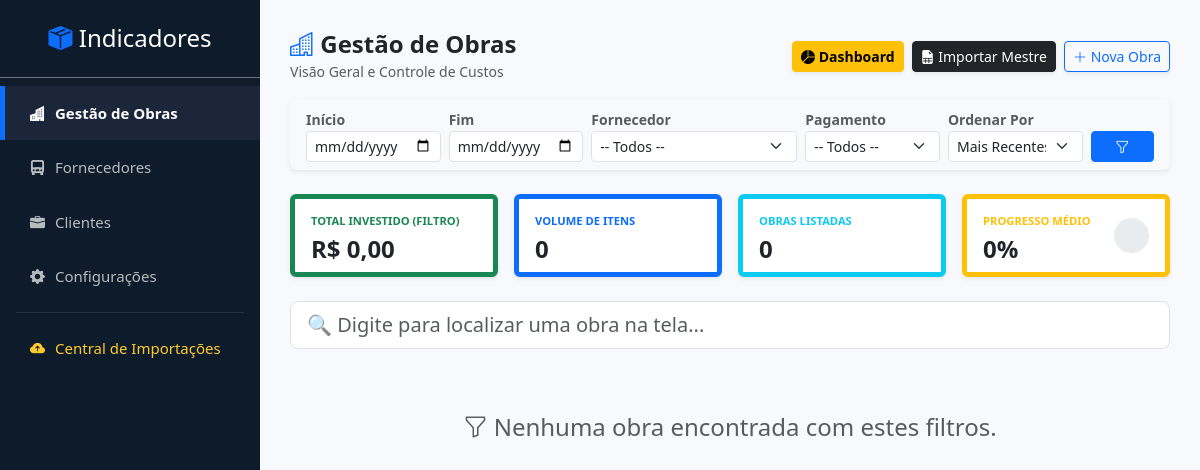
The app's page /, older data.
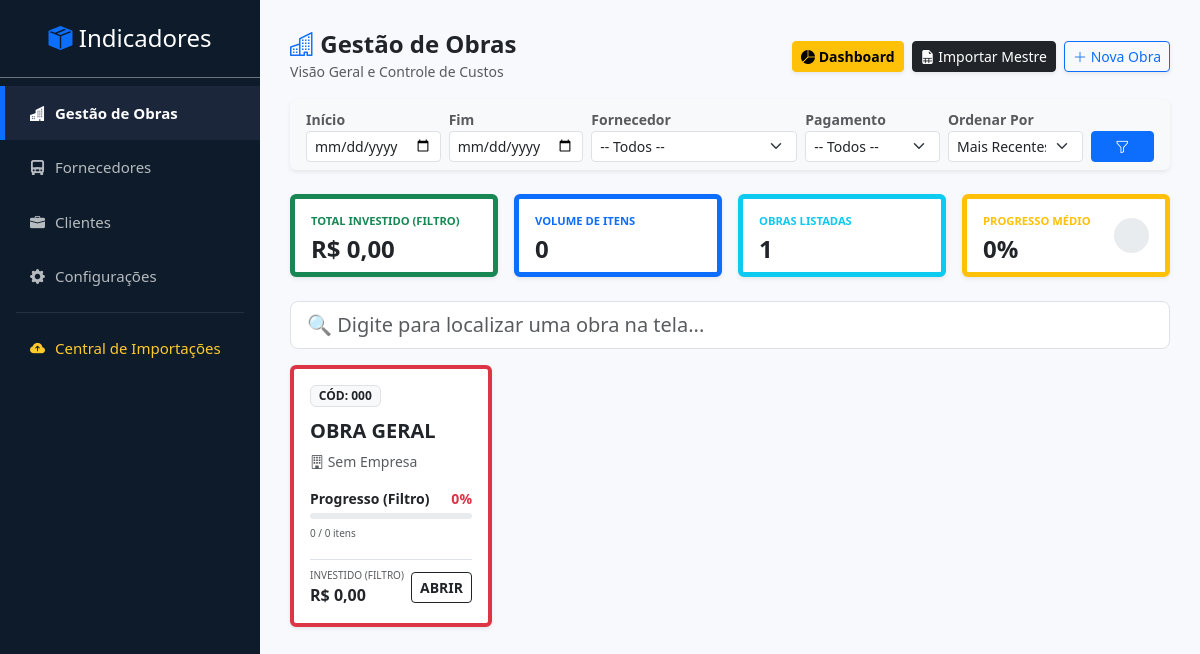
The same page, newer data.
### tables this page shows
CREATE TABLE `obras` (
  `id` int(11) NOT NULL,
  `nome` varchar(100) NOT NULL,
  `empresa_id` int(11) DEFAULT NULL,
  `codigo` varchar(50) DEFAULT NULL
);

### pages/obras.php (the view, shortened to what the changed rows need)
<?php
$dt_ini = $_GET['dt_ini'] ?? '';
$dt_fim = $_GET['dt_fim'] ?? '';
$filtro_ordem = $_GET['ordem'] ?? 'cod_desc';
$where_pedidos = "WHERE 1=1";
$params = [];
switch ($filtro_ordem) {
    default:           $sql_order = "o.codigo DESC";
}
$sql = "SELECT
            o.id,
            o.codigo,
            o.nome,
            COALESCE(e.nome, 'Sem Empresa') as nome_empresa,
            -- Contagens filtradas
            COUNT(p.id) as total_itens,
            SUM(CASE WHEN p.qtd_recebida >= p.qtd_pedida THEN 1 ELSE 0 END) as itens_concluidos,
            SUM(p.valor_bruto_pedido) as total_gasto
        FROM obras o
        LEFT JOIN empresas e ON o.empresa_id = e.id
        LEFT JOIN pedidos p ON p.obra_id = o.id
        $where_pedidos
        GROUP BY o.id
        HAVING (total_itens > 0 OR '$dt_ini' = '')
        ORDER BY $sql_order";
try {
    $stmt = $pdo->prepare($sql);
    $stmt->execute($params);
    $obras = $stmt->fetchAll(PDO::FETCH_ASSOC);
} catch (PDOException $e) {
    echo "<div class='alert alert-danger'>Erro: " . $e->getMessage() . "</div>";
    exit;
}
$total_obras_listadas = count($obras);
$kpi_investido = 0;
$kpi_itens = 0;
$kpi_concluidos = 0;
foreach($obras as $o) {
    $kpi_investido += $o['total_gasto'];
    $kpi_itens += $o['total_itens'];
    $kpi_concluidos += $o['itens_concluidos'];
}
$kpi_progresso = ($kpi_itens > 0) ? round(($kpi_concluidos / $kpi_itens) * 100) : 0;
?>
<div class="d-flex justify-content-between align-items-center mb-3">
    <div>
        <h4 class="m-0 text-dark fw-bold"><i class="bi bi-buildings text-primary"></i> Gestão de Obras</h4>
        <small class="text-muted">Visão Geral e Controle de Custos</small>
    </div>
    <div class="d-flex gap-2">
        <a href="index.php?page=dashboard_obras" class="btn btn-warning btn-sm shadow-sm fw-bold">
            <i class="bi bi-pie-chart-fill"></i> Dashboard
        </a>
        <a href="index.php?page=importar_mestre_xlsx" class="btn btn-dark btn-sm shadow-sm">
            <i class="bi bi-file-earmark-spreadsheet-fill"></i> Importar Mestre
        </a>
        <a href="index.php?page=configuracoes&tab=obras" class="btn btn-outline-primary btn-sm shadow-sm">
            <i class="bi bi-plus-lg"></i> Nova Obra
        </a>
    </div>
</div>
<div class="card shadow-sm mb-4 border-0 bg-light">
    <div class="card-body py-2">
        <form method="GET" class="row g-2 align-items-end">
            <div class="col-md-2">
                <label class="small fw-bold text-muted">Início</label>
                <input type="date" name="dt_ini" class="form-control form-control-sm" value="<?php echo $dt_ini; ?>">
            </div>
            <div class="col-md-2">
                <label class="small fw-bold text-muted">Fim</label>
                <input type="date" name="dt_fim" class="form-control form-control-sm" value="<?php echo $dt_fim; ?>">
            </div>
            <div class="col-md-3">
                <label class="small fw-bold text-muted">Fornecedor</label>
                <select name="filtro_forn" class="form-select form-select-sm">
                    <option value="">-- Todos --</option>
                </select>
            </div>
            <div class="col-md-2">
                <label class="small fw-bold text-muted">Pagamento</label>
                <select name="filtro_pag" class="form-select form-select-sm">
                    <option value="">-- Todos --</option>
                </select>
            </div>
            <div class="col-md-2">
                <label class="small fw-bold text-muted">Ordenar Por</label>
                <select name="ordem" class="form-select form-select-sm">
                    <option value="cod_desc" <?php echo ($filtro_ordem=='cod_desc')?'selected':''; ?>>Mais Recentes</option>
                </select>
            </div>
            <div class="col-md-1">
                <button class="btn btn-primary btn-sm w-100 fw-bold"><i class="bi bi-funnel"></i></button>
            </div>
        </form>
    </div>
</div>
<div class="row mb-4 g-3">
    <div class="col-md-3">
        <div class="card shadow-sm border-start border-5 border-success h-100">
            <div class="card-body py-2">
                <small class="text-uppercase fw-bold text-success" style="font-size: 0.7rem;">Total Investido (Filtro)</small>
                <h4 class="fw-bold text-dark mt-1 mb-0">R$ <?php echo number_format($kpi_investido, 2, ',', '.'); ?></h4>
            </div>
        </div>
    </div>
    <div class="col-md-3">
        <div class="card shadow-sm border-start border-5 border-primary h-100">
            <div class="card-body py-2">
                <small class="text-uppercase fw-bold text-primary" style="font-size: 0.7rem;">Volume de Itens</small>
                <h4 class="fw-bold text-dark mt-1 mb-0"><?php echo number_format($kpi_itens, 0, ',', '.'); ?></h4>
            </div>
        </div>
    </div>
    <div class="col-md-3">
        <div class="card shadow-sm border-start border-5 border-info h-100">
            <div class="card-body py-2">
                <small class="text-uppercase fw-bold text-info" style="font-size: 0.7rem;">Obras Listadas</small>
                <h4 class="fw-bold text-dark mt-1 mb-0"><?php echo $total_obras_listadas; ?></h4>
            </div>
        </div>
    </div>
    <div class="col-md-3">
        <div class="card shadow-sm border-start border-5 border-warning h-100">
            <div class="card-body py-2 d-flex justify-content-between align-items-center">
                <div>
                    <small class="text-uppercase fw-bold text-warning" style="font-size: 0.7rem;">Progresso Médio</small>
                    <h4 class="fw-bold text-dark mt-1 mb-0"><?php echo $kpi_progresso; ?>%</h4>
                </div>
                <div style="width: 35px; height: 35px; border-radius: 50%; background: conic-gradient(#ffc107 <?php echo $kpi_progresso; ?>%, #e9ecef 0);"></div>
            </div>
        </div>
    </div>
</div>
<div class="mb-3">
    <input type="text" id="filtroInput" class="form-control form-control-lg" placeholder="🔍 Digite para localizar uma obra na tela...">
</div>
<div class="row" id="listaObras">
    <?php foreach($obras as $obra):
        $progresso = ($obra['total_itens'] > 0) ? round(($obra['itens_concluidos'] / $obra['total_itens']) * 100) : 0;
        $cor_prog = 'primary';
        if($progresso == 100) $cor_prog = 'success';
        elseif($progresso < 30) $cor_prog = 'danger';
        elseif($progresso < 70) $cor_prog = 'warning';
        $textoBusca = strtolower($obra['codigo'] . ' ' . $obra['nome'] . ' ' . $obra['nome_empresa']);
    ?>
    <div class="col-xl-3 col-md-6 mb-4 obra-item" data-busca="<?php echo $textoBusca; ?>">
        <div class="card shadow-sm h-100 border-top border-4 border-<?php echo $cor_prog; ?> hover-effect">
            <div class="card-body d-flex flex-column">
                <div class="d-flex justify-content-between align-items-start mb-2">
                    <span class="badge bg-light text-dark border">CÓD: <?php echo $obra['codigo']; ?></span>
                </div>
                <h5 class="card-title fw-bold text-dark text-truncate mt-1" title="<?php echo $obra['nome']; ?>">
                    <?php echo $obra['nome']; ?>
                </h5>
                <small class="text-muted mb-3 d-block text-truncate">
                    <i class="bi bi-building"></i> <?php echo $obra['nome_empresa']; ?>
                </small>
                <div class="mb-3">
                    <div class="d-flex justify-content-between small fw-bold mb-1">
                        <span>Progresso (Filtro)</span>
                        <span class="text-<?php echo $cor_prog; ?>"><?php echo $progresso; ?>%</span>
                    </div>
                    <div class="progress" style="height: 6px;">
                    </div>
                    <small class="text-muted" style="font-size: 10px;">
                        <?php echo $obra['itens_concluidos']; ?> / <?php echo $obra['total_itens']; ?> itens
                    </small>
                </div>
                <div class="mt-auto pt-2 border-top d-flex justify-content-between align-items-center">
                    <div>
                        <small class="text-muted d-block" style="font-size: 10px;">INVESTIDO (FILTRO)</small>
                        <span class="fw-bold text-dark">R$ <?php echo number_format($obra['total_gasto'], 2, ',', '.'); ?></span>
                    </div>
                    <a href="index.php?page=detalhe_obra&id=<?php echo $obra['id']; ?>" class="btn btn-outline-dark btn-sm fw-bold stretched-link">
                        ABRIR
                    </a>
                </div>
            </div>
        </div>
    </div>
    <?php endforeach; ?>
    <?php if(empty($obras)): ?>
        <div class="col-12 text-center py-5">
            <h4 class="text-muted"><i class="bi bi-funnel"></i> Nenhuma obra encontrada com estes filtros.</h4>
        </div>
    <?php endif; ?>
</div>

Row changes from the older to the newer data that the page shows:
added obras: codigo "000", nome "OBRA GERAL", nome_empresa "Sem Empresa", progresso "0", itens_concluidos "0", total_itens "0", total_gasto "0,00"
Text that changed along with them:
$total_obras_listadas: "0" → "1"
text no longer shown: "Nenhuma obra encontrada com estes filtros."
